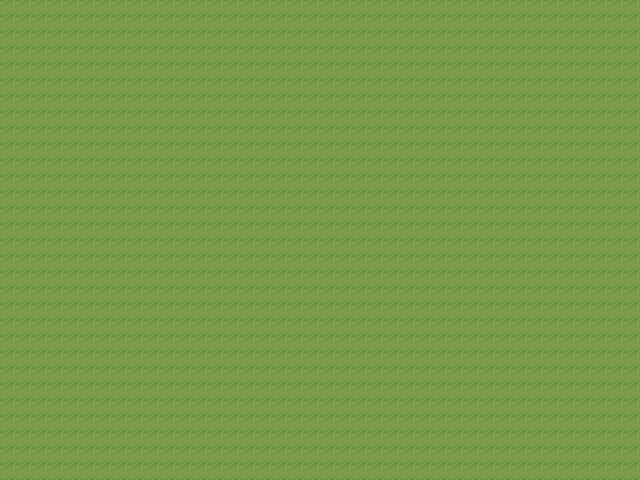

Tiled map render using the project's own tile images. Description and the whole map definition, tile-layer contents included, below:
An orthogonal 40x30 tile map with 16x16 px tiles, 1 tile layer (background), 2 tilesets and 1 object (player).

<map version="1.8" tiledversion="1.8.4" orientation="orthogonal" renderorder="left-up" width="40" height="30" tilewidth="16" tileheight="16" infinite="0" nextlayerid="4" nextobjectid="2">
 <tileset firstgid="1" name="grass" tilewidth="16" tileheight="16" tilecount="252" columns="12">
  <image source="../img/map/grass_tiles.png" width="192" height="336" />
 </tileset>
 <tileset firstgid="253" name="character" tilewidth="16" tileheight="16" tilecount="16" columns="4">
  <image source="../img/sprite/character.png" width="64" height="64" />
 </tileset>
 <layer id="1" name="background" width="40" height="30">
  <data encoding="csv">
1,1,1,1,1,1,1,1,1,1,1,1,1,1,1,1,1,1,1,1,1,1,1,1,1,1,1,1,1,1,1,1,1,1,1,1,1,1,1,1,
1,1,1,1,1,1,1,1,1,1,1,1,1,1,1,1,1,1,1,1,1,1,1,1,1,1,1,1,1,1,1,1,1,1,1,1,1,1,1,1,
1,1,1,1,1,1,1,1,1,1,1,1,1,1,1,1,1,1,1,1,1,1,1,1,1,1,1,1,1,1,1,1,1,1,1,1,1,1,1,1,
1,1,1,1,1,1,1,1,1,1,1,1,1,1,1,1,1,1,1,1,1,1,1,1,1,1,1,1,1,1,1,1,1,1,1,1,1,1,1,1,
1,1,1,1,1,1,1,1,1,1,1,1,1,1,1,1,1,1,1,1,1,1,1,1,1,1,1,1,1,1,1,1,1,1,1,1,1,1,1,1,
1,1,1,1,1,1,1,1,1,1,1,1,1,1,1,1,1,1,1,1,1,1,1,1,1,1,1,1,1,1,1,1,1,1,1,1,1,1,1,1,
1,1,1,1,1,1,1,1,1,1,1,1,1,1,1,1,1,1,1,1,1,1,1,1,1,1,1,1,1,1,1,1,1,1,1,1,1,1,1,1,
1,1,1,1,1,1,1,1,1,1,1,1,1,1,1,1,1,1,1,1,1,1,1,1,1,1,1,1,1,1,1,1,1,1,1,1,1,1,1,1,
1,1,1,1,1,1,1,1,1,1,1,1,1,1,1,1,1,1,1,1,1,1,1,1,1,1,1,1,1,1,1,1,1,1,1,1,1,1,1,1,
1,1,1,1,1,1,1,1,1,1,1,1,1,1,1,1,1,1,1,1,1,1,1,1,1,1,1,1,1,1,1,1,1,1,1,1,1,1,1,1,
1,1,1,1,1,1,1,1,1,1,1,1,1,1,1,1,1,1,1,1,1,1,1,1,1,1,1,1,1,1,1,1,1,1,1,1,1,1,1,1,
1,1,1,1,1,1,1,1,1,1,1,1,1,1,1,1,1,1,1,1,1,1,1,1,1,1,1,1,1,1,1,1,1,1,1,1,1,1,1,1,
1,1,1,1,1,1,1,1,1,1,1,1,1,1,1,1,1,1,1,1,1,1,1,1,1,1,1,1,1,1,1,1,1,1,1,1,1,1,1,1,
1,1,1,1,1,1,1,1,1,1,1,1,1,1,1,1,1,1,1,1,1,1,1,1,1,1,1,1,1,1,1,1,1,1,1,1,1,1,1,1,
1,1,1,1,1,1,1,1,1,1,1,1,1,1,1,1,1,1,1,1,1,1,1,1,1,1,1,1,1,1,1,1,1,1,1,1,1,1,1,1,
1,1,1,1,1,1,1,1,1,1,1,1,1,1,1,1,1,1,1,1,1,1,1,1,1,1,1,1,1,1,1,1,1,1,1,1,1,1,1,1,
1,1,1,1,1,1,1,1,1,1,1,1,1,1,1,1,1,1,1,1,1,1,1,1,1,1,1,1,1,1,1,1,1,1,1,1,1,1,1,1,
1,1,1,1,1,1,1,1,1,1,1,1,1,1,1,1,1,1,1,1,1,1,1,1,1,1,1,1,1,1,1,1,1,1,1,1,1,1,1,1,
1,1,1,1,1,1,1,1,1,1,1,1,1,1,1,1,1,1,1,1,1,1,1,1,1,1,1,1,1,1,1,1,1,1,1,1,1,1,1,1,
1,1,1,1,1,1,1,1,1,1,1,1,1,1,1,1,1,1,1,1,1,1,1,1,1,1,1,1,1,1,1,1,1,1,1,1,1,1,1,1,
1,1,1,1,1,1,1,1,1,1,1,1,1,1,1,1,1,1,1,1,1,1,1,1,1,1,1,1,1,1,1,1,1,1,1,1,1,1,1,1,
1,1,1,1,1,1,1,1,1,1,1,1,1,1,1,1,1,1,1,1,1,1,1,1,1,1,1,1,1,1,1,1,1,1,1,1,1,1,1,1,
1,1,1,1,1,1,1,1,1,1,1,1,1,1,1,1,1,1,1,1,1,1,1,1,1,1,1,1,1,1,1,1,1,1,1,1,1,1,1,1,
1,1,1,1,1,1,1,1,1,1,1,1,1,1,1,1,1,1,1,1,1,1,1,1,1,1,1,1,1,1,1,1,1,1,1,1,1,1,1,1,
1,1,1,1,1,1,1,1,1,1,1,1,1,1,1,1,1,1,1,1,1,1,1,1,1,1,1,1,1,1,1,1,1,1,1,1,1,1,1,1,
1,1,1,1,1,1,1,1,1,1,1,1,1,1,1,1,1,1,1,1,1,1,1,1,1,1,1,1,1,1,1,1,1,1,1,1,1,1,1,1,
1,1,1,1,1,1,1,1,1,1,1,1,1,1,1,1,1,1,1,1,1,1,1,1,1,1,1,1,1,1,1,1,1,1,1,1,1,1,1,1,
1,1,1,1,1,1,1,1,1,1,1,1,1,1,1,1,1,1,1,1,1,1,1,1,1,1,1,1,1,1,1,1,1,1,1,1,1,1,1,1,
1,1,1,1,1,1,1,1,1,1,1,1,1,1,1,1,1,1,1,1,1,1,1,1,1,1,1,1,1,1,1,1,1,1,1,1,1,1,1,1,
1,1,1,1,1,1,1,1,1,1,1,1,1,1,1,1,1,1,1,1,1,1,1,1,1,1,1,1,1,1,1,1,1,1,1,1,1,1,1,1
</data>
 </layer>
 <objectgroup id="3" name="player">
  <object id="1" name="player" x="160" y="160" width="16" height="16">
   <properties>
    <property name="image" value="character" />
   </properties>
  </object>
 </objectgroup>
</map>
